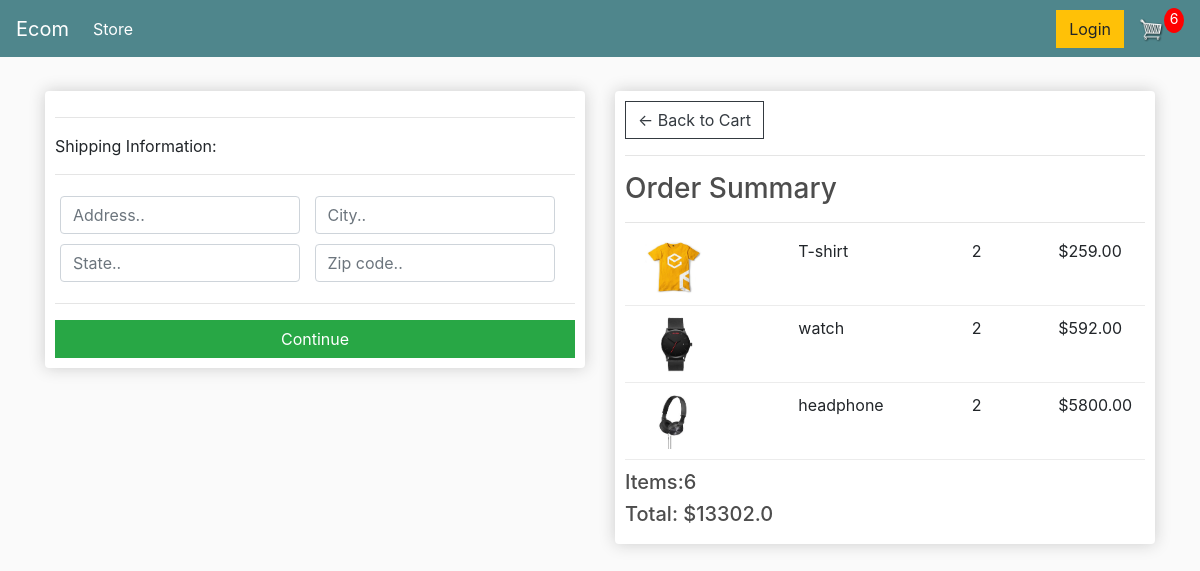
/checkout/ (signed in), run on an earlier commit of the app's database.
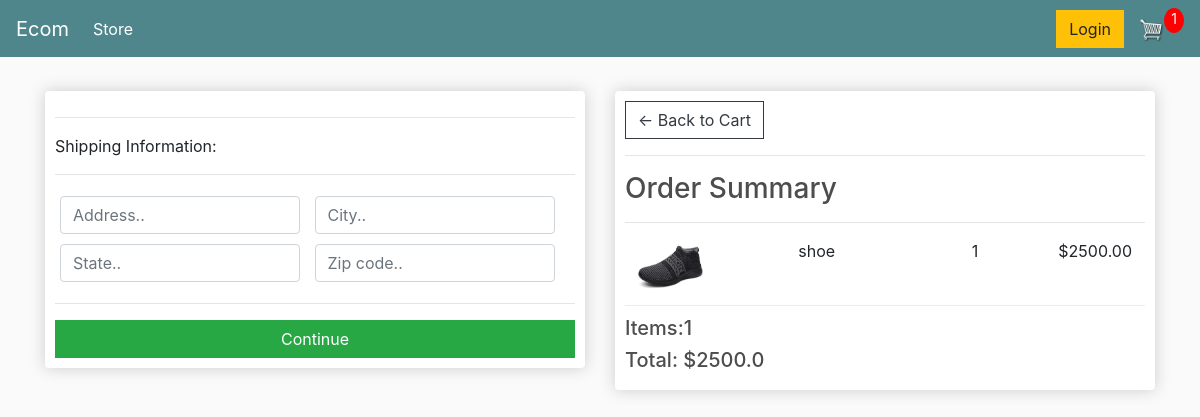
And on a later commit of the database.
### store/models.py (models this page shows, shortened)
class OrderItem(models.Model):
   product=models.ForeignKey(Product,on_delete=models.SET_NULL, null=True)
   order = models.ForeignKey(Order, on_delete=models.SET_NULL, null=True)
   quantity=models.IntegerField(default=0, null=True, blank=True)
   date_added=models.DateTimeField(auto_now_add=True)
   @property
   def get_total(self):
       total=self.product.price * self.quantity
       return total

class Product(models.Model):
    name=models.CharField(max_length=200)
    price=models.FloatField()
    digital=models.BooleanField(default=False,null=True,blank=True)
    image=models.ImageField(null=True,blank=True)
    @property
    def imageUrl(self):
        try:
            url=self.image.url
        except:
            url=''
        return url

### store/views.py (the view)
# urls.py: path('checkout/',views.checkout,name="checkout"),
def checkout(request):
       data=cartData(request)
       items=data['items']
       order=data['order']
       cart_Items=data['cart_Items']
       cart_total=data['cart_total']
       context = {'items':items,'order':order,'cart_Items':cart_Items,'cart_total':cart_total}
       return render(request,'store/checkout.html',context)

### store/models.py (called while the page is built)
        @property
        def get_cart_items(self):
            orderitems=self.orderitem_set.all()
            total=sum([items.quantity for items in orderitems])
            return total

        @property
        def get_cart_total(self):
            orderitems=self.orderitem_set.all()
            total=sum([items.get_total for items in orderitems])
            return total

        @property
        def shippingss(self):
            shipping = False
            orderitems = self.orderitem_set.all()
            for i in orderitems:
                if i.product.digital == False:
                    shipping = True
            return shipping

### store/utils.py (called while the page is built, shortened)
def cartData(request):
    if request.user.is_authenticated:
            customer = request.user.customer#to get  customer name..
            order, created = Order.objects.get_or_create(customer12=customer, complete=False)
            items = order.orderitem_set.all()
            print(items)
            cart_Items=order.get_cart_items
            cart_total=order.get_cart_total
    return  {'items':items,'order':order,'cart_Items':cart_Items,'cart_total':cart_total}

### store/templates/store/checkout.html (shortened to what this page needs)
{% extends 'store/main.html' %}
{% load static %}
{% block content %}
<div class="row">
    <div class="col-lg-6">
        <div class="box-element" id="form-wrapper">
            <form id="form">
                <div id="shipping-info">
                    <hr>
                    <p>Shipping Information:</p>
                    <hr>
                    <div class="form-field">
                        <input class="form-control" type="text" name="address" placeholder="Address..">
                    </div>
                    <div class="form-field">
                        <input class="form-control" type="text" name="city" placeholder="City..">
                    </div>
                    <div class="form-field">
                        <input class="form-control" type="text" name="state" placeholder="State..">
                    </div>
                    <div class="form-field">
                        <input class="form-control" type="text" name="zipcode" placeholder="Zip code..">
                    </div>
                </div>
                <hr>
                <input id="form-button" class="btn btn-success btn-block" type="submit" value="Continue">
            </form>
        </div>
        <br>
    </div>
    <div class="col-lg-6">
        <div class="box-element">
            <a class="btn btn-outline-dark" href="{% url 'cart' %}">&#x2190; Back to Cart</a>
            <hr>
            <h3>Order Summary</h3>
            <hr>
            {% for item in items %}
            <div class="cart-row">
                <div style="flex:2"><img class="row-image" src="{{item.product.imageUrl}}"></div>
                <div style="flex:2">
                    <p>{{item.product.name}}</p>
                </div>
                <div style="flex:1">
                    <p>{{item.quantity}}</p>
                </div>
                <div style="flex:1">
                    <p>${{item.product.price|floatformat:2}}</p>
                </div>
            </div>
            {% endfor %}
            <h5>Items:{{cart_Items}} </h5>
            <h5>Total: ${{cart_total}}</h5>
        </div>
    </div>
</div>
{% endblock content %}

What changed in the data, as far as the page shows it:
removed OrderItem: product.imageUrl (picture), product.name "T-shirt", quantity "2", product.price "259.00"
removed OrderItem: product.imageUrl (picture), product.name "watch", quantity "2", product.price "592.00"
removed OrderItem: product.imageUrl (picture), product.name "headphone", quantity "2", product.price "5800.00"
added OrderItem: product.imageUrl (picture), product.name "shoe", quantity "1", product.price "2500.00"
Also different on the page:
{{ cart_Items }}: "6" → "1"
{{ cart_total }}: "13302.0" → "2500.0"
